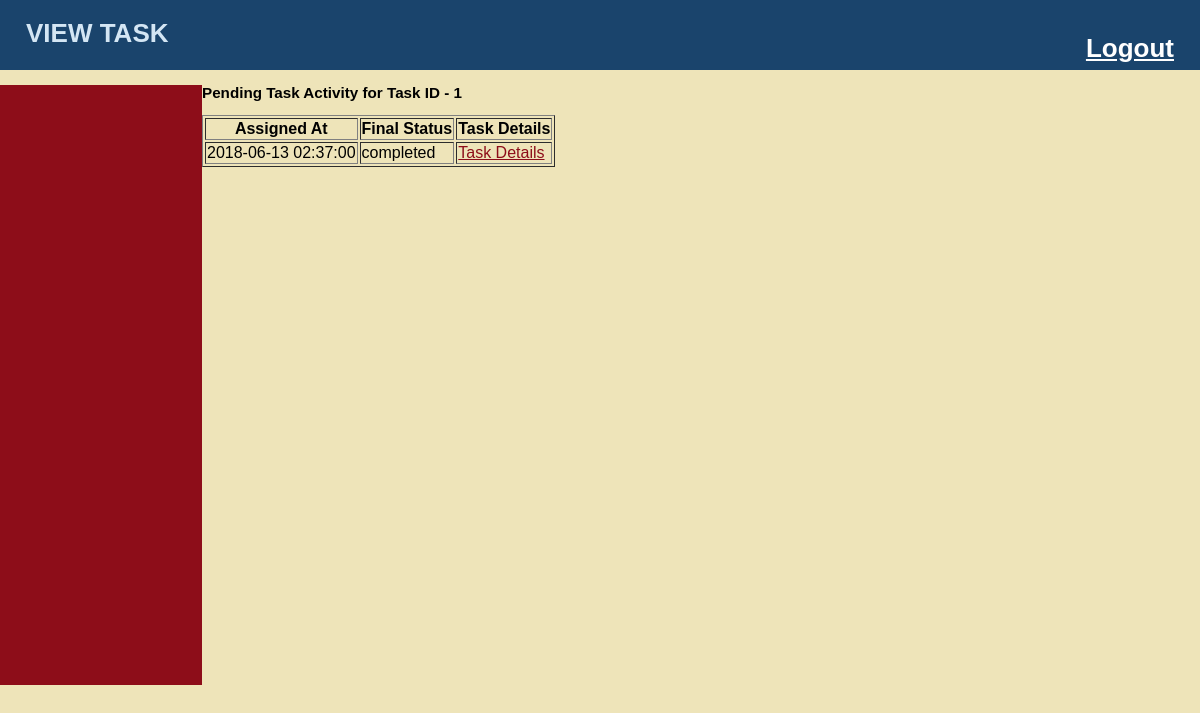
/task_management/task_activity.php?task_id=1, run on the app's committed database.
### tables this page shows
CREATE TABLE `task_status` (
  `task_status_task_id` int(11) NOT NULL,
  `task_status_last_recurred` datetime NOT NULL,
  `status` varchar(255) DEFAULT NULL
);

### task_management/task_activity.php (the view, shortened to what this page needs)
<HTML>
<HEAD>
<link href="stylesheets/public.css" media="all"
rel="stylesheet" type="text/css" />
</HEAD>
<BODY>
<div id="header">
	<h1>VIEW TASK</h>
	<div align ="right">
	<a href="logout.php" style="color:white"> Logout </a>
	</div>
</div>
	<div id="main">
		<div id="navigation">
		</div>
<?php
$dbhost= "localhost";
$dbuser= "root";
$dbpass= "sanjana";
$dbname= "walmart";
$conn= mysqli_connect($dbhost,$dbuser,$dbpass,$dbname);
$query = "SELECT * from task_status where task_status_task_id = '{$_GET["task_id"]}' and task_status_last_recurred < NOW() ORDER BY task_status_last_recurred DESC";
$result = mysqli_query($conn, $query);
?>
<h3> Pending Task Activity for Task ID - <?php echo $_GET["task_id"]; ?></h3>
<table border = "1">
  <tr>
	<th>Assigned At</th>
	<th>Final Status</th>
	<th>Task Details</th>
  </tr>
  <?php while($row = mysqli_fetch_assoc($result)){
  ?>
  <tr>
    <td><?php echo $row["task_status_last_recurred"]; ?></td>
    <td><?php echo $row["status"]; ?></td>
	<td><a href = "task_detail.php?task_id=<?php echo $_GET["task_id"]; ?>&start_time=<?php echo $row["task_status_last_recurred"];?>">Task Details</a>
  </tr>
  <?php } ?>
</table>
</BODY>
</HTML>

### task_management/stylesheets/public.css (style rules this page uses)
html { height: 100%; width: 100%; }
body { width: 100%; height: 100%; margin: 0; padding: 0; border: 0; font-family: Verdana, Arial, Helvetica, sans-serif; font-size: 13px; line-height: 15px; background: #EEE4B9; }
a { color: #8D0D19; }
#header { height: 70px; margin: 0; padding: 0; text-align: left; background: #1A446C; color: #D4E6F4; }
#header h1 { padding: 1em; margin: 0; }
#main { height: 600px; width: 100%; margin: 0; padding: 0; background: #EEE4B9; }
#navigation { float: left; width: 150px; height: 100%; margin: 0; padding: 0 2em; color: #D4E6F4; background: #8D0D19; }

### data on the page
task_status: task_status_last_recurred "2018-06-13 02:37:00", status "completed"

### other printed values
$_GET["task_id"] "1"
